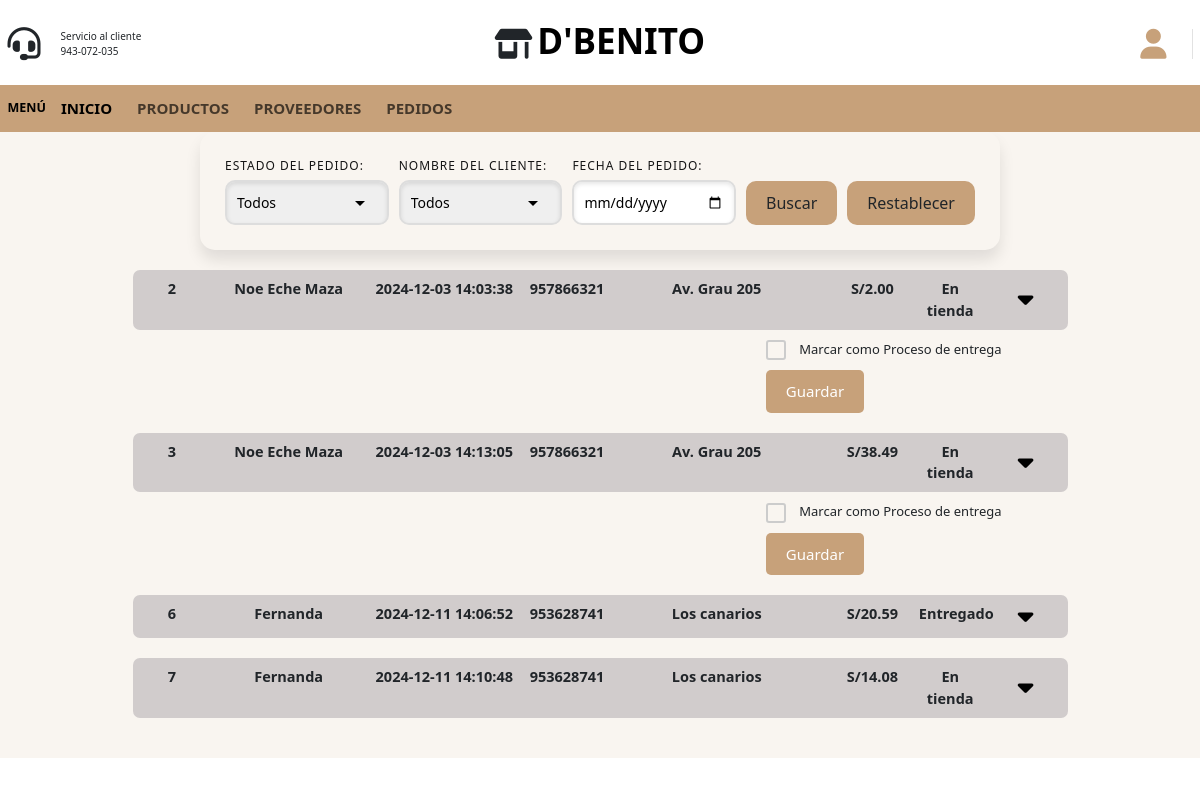
The app's page /Administrador/Pedidos/pedidos.php (signed in) with its own data.
### tables this page shows
CREATE TABLE `pedido` (
  `idpedido` int NOT NULL AUTO_INCREMENT,
  `idusuario` int DEFAULT NULL,
  `total` decimal(6,2) DEFAULT NULL,
  `estado` int DEFAULT NULL,
  `totalproductos` int DEFAULT NULL,
  `fecha` datetime DEFAULT NULL,
  PRIMARY KEY (`idpedido`),
  KEY `idusuario` (`idusuario`),
  CONSTRAINT `pedido_ibfk_1` FOREIGN KEY (`idusuario`) REFERENCES `usuario` (`idusuario`),
  CONSTRAINT `pedido_chk_1` CHECK ((`estado` between 0 and 3))
);

CREATE TABLE `usuario` (
  `idusuario` int NOT NULL AUTO_INCREMENT,
  `idrol` int DEFAULT NULL,
  `nombreusuario` varchar(100) DEFAULT NULL,
  `correousuario` varchar(80) DEFAULT NULL,
  `telefonousuario` int DEFAULT NULL,
  `direccionusuario` varchar(150) DEFAULT NULL,
  `usuario` varchar(80) DEFAULT NULL,
  `contrasena` varchar(80) DEFAULT NULL,
  PRIMARY KEY (`idusuario`),
  KEY `idrol` (`idrol`),
  CONSTRAINT `usuario_ibfk_1` FOREIGN KEY (`idrol`) REFERENCES `rol` (`idrol`),
  CONSTRAINT `usuario_chk_1` CHECK ((`telefonousuario` between 900000000 and 999999999))
);

### Administrador/Pedidos/filtrospedidos.php (called while the page is built, shortened)
<?php
$selected_date = isset($_POST['fecha']) ? $_POST['fecha'] : '';
?>

### Administrador/Pedidos/ListaPedidos.php (the view, shortened to what this page needs)
<?php
require '../../includes/conexion.php';
$sql = "
    SELECT
        p.idpedido,
        p.idusuario,
        p.total,
        p.estado,
        p.fecha,
        dp.nombreproducto,
        dp.preciodescuento,
        dp.cantidad AS cantidad_producto,
        u.nombreusuario,
        u.telefonousuario,
        u.direccionusuario
    FROM
        pedido p
    INNER JOIN
        detallespedido dp ON p.idpedido = dp.idpedido
    INNER JOIN
        usuario u ON p.idusuario = u.idusuario
    WHERE
        p.estado IN (1, 2, 3)
";
$sql .= " ORDER BY p.idpedido, dp.nombreproducto";
$result = $conn->query($sql);
$pedidoAnterior = null;
$productos = $preciosDescuento = $cantidades = "";
$nombreusuario = $telefonousuario = $direccionusuario = $idpedido = $total = $fecha = $estado = null;
if ($result->num_rows > 0) {
    while ($pedido = $result->fetch_assoc()) {
        if ($pedidoAnterior !== $pedido['idpedido']) {
            if ($pedidoAnterior !== null) {
                echo "
                <div class='row general'>
                    <div class='col-1 col-md-1 prueba'></div>
                    <div class='col-10 col-md-10 prueba'>
                        <div class='caja'>
                            <div class='row'>
                                <div class='col-1 col-md-1'>$pedidoAnterior</div>
                                <div class='col-2 col-md-2'>{$nombreusuario}</div>
                                <div class='col-2 col-md-2'>{$fecha}</div>
                                <div class='col-1 col-md-1'>{$telefonousuario}</div>
                                <div class='col-3 col-md-3'>{$direccionusuario}</div>
                                <div class='col-1 col-md-1'>S/{$total}</div>
                                <div class='col-1 col-md-1'>";
                                if ($estado == 1) {
                                    echo "En tienda";
                                } elseif ($estado == 2) {
                                    echo "En Proceso de entrega";
                                } elseif ($estado == 3) {
                                    echo "Entregado";
                                }
                                echo "</div>
                                <div class='col-1 col-md-1 boton'><button class='boton'><i class='fa-solid fa-caret-down'></i></button></div>
                            </div>
                        </div>";
                        if($estado == 1){
                            echo "<div class='estadopedido'>
                                    <div class='row'>
                                        <div class='col-4 col-md-4'></div>
                                        <div class='col-4 col-md-4'></div>
                                        <div class='col-4 col-md-4'>
                                            <form method='post'>
                                                <input type='hidden' name='idpedido' value='{$idpedido}'>
                                                <label><input type='checkbox' name='tienda_checkbox' class='custom-checkbox'> Marcar como Proceso de entrega</label>
                                                <button type='submit' class='btn btn-guardar'>Guardar</button>
                                            </form>
                                        </div>
                                    </div>
                                </div>";
                        }
                        echo "<div class='desplegable'>
                            <div class='row'>
                                <div class='col-7 col-md-7'>
                                    <div class='row productos'>
                                        <div class='col-12 col-md-12 titulosd'>Productos</div>
                                        $productos
                                    </div>
                                </div>
                                <div class='col-3 col-md-3'>
                                    <div class='col-12 col-md-12 titulosd'>Precio Uni</div>
                                    $preciosDescuento
                                </div>
                                <div class='col-2 col-md-2'>
                                    <div class='col-12 col-md-12 titulosd'>Cantidad</div>
                                    $cantidades
                                </div>
                            </div>
                        </div>
                    </div>
                    <div class='col-1 col-md-1 prueba'></div>
                </div>";
                $productos = $preciosDescuento = $cantidades = "";
            }
            $pedidoAnterior = $pedido['idpedido'];
            $nombreusuario = $pedido['nombreusuario'];
            $telefonousuario = $pedido['telefonousuario'];
            $direccionusuario = $pedido['direccionusuario'];
            $idpedido = $pedido['idpedido'];
            $total = $pedido['total'];
            $fecha = $pedido['fecha'];
            $estado = $pedido['estado'];
        }
        $productos .= "<div class='col-12 col-md-12'>{$pedido['nombreproducto']}</div>";
        $preciosDescuento .= "<div class='col-12 col-md-12'>S/. {$pedido['preciodescuento']}</div>";
        $cantidades .= "<div class='col-12 col-md-12'>{$pedido['cantidad_producto']}</div>";
    }
    echo "
    <div class='row general'>
        <div class='col-1 col-md-1 prueba'></div>
        <div class='col-10 col-md-10 prueba'>
            <div class='caja'>
                <div class='row'>
                    <div class='col-1 col-md-1'>$pedidoAnterior</div>
                    <div class='col-2 col-md-2'>{$nombreusuario}</div>
                    <div class='col-2 col-md-2'>{$fecha}</div>
                    <div class='col-1 col-md-1'>{$telefonousuario}</div>
                    <div class='col-3 col-md-3'>{$direccionusuario}</div>
                    <div class='col-1 col-md-1'>S/{$total}</div>
                    <div class='col-1 col-md-1'>";
                    if ($estado == 1) {
                        echo "En tienda";
                    } elseif ($estado == 2) {
                        echo "En Proceso de entrega";
                    } elseif ($estado == 3) {
                        echo "Entregado";
                    }
                    echo "</div>
                    <div class='col-1 col-md-1 boton'><button class='boton'><i class='fa-solid fa-caret-down'></i></button></div>
                </div>
            </div>";
        echo "<div class='desplegable'>
            <div class='row'>
                <div class='col-7 col-md-7'>
                    <div class='row productos'>
                        <div class='col-12 col-md-12 titulosd'>Productos</div>
                        $productos
                    </div>
                </div>
                <div class='col-3 col-md-3'>
                    <div class='col-12 col-md-12 titulosd'>Precio Uni</div>
                    $preciosDescuento
                </div>
                <div class='col-2 col-md-2'>
                    <div class='col-12 col-md-12 titulosd'>Cantidad</div>
                    $cantidades
                </div>
            </div>
        </div>
    </div>
    <div class='col-1 col-md-1 prueba'></div>
</div>";
} else {
    echo "No se encontraron resultados para los filtros seleccionados.";
}
?>

### Administrador/Pedidos/pedidos.php (shortened to what this page needs)
<!DOCTYPE html>
<html lang="en">
<head>
    <link href="https://cdn.jsdelivr.net/npm/bootstrap@5.3.3/dist/css/bootstrap.min.css" rel="stylesheet"
>
    <link rel="stylesheet" href="/assets/css/pedidosAdmi.css">
</head>
<body>
<?php include '../../Administrador/headerAdmin.php'; ?>
    <main>
    <?php include('filtrospedidos.php'); ?>
        <form method="post" action="" class="filtro" id="filterForm">
            <div class="form-group">
                <label for="estado">Estado del Pedido:</label>
                <select id="estado" name="estado">
                    <option value="">Todos</option>
                </select>
            </div>
            <div class="form-group">
                <label for="nombreusuario">Nombre del Cliente:</label>
                <select id="nombreusuario" name="nombreusuario">
                    <option value="">Todos</option>
                </select>
            </div>
            <div class="form-group">
                <label for="fecha">Fecha del Pedido:</label>
                <input type="date" id="fecha" name="fecha" value="<?php echo $selected_date; ?>">
            </div>
            <button type="submit" class="btn btn-guardar">Buscar</button>
            <button type="reset" class="btn btn-restablecer" onclick="resetFilters()">Restablecer</button>
        </form>
        <div class="container contenidoped">
            <?php
            include('ListaPedidos.php');
            ?>
        </div>
    </main>
</body>
</html>

### Administrador/headerAdmin.php (shortened to what this page needs)
 <div class="container-fluid encabezado">
    <div class="row align-items-center">
      <div class="col-4 col-md-4 izquierda">
        <i class="fa-solid fa-headset"></i>
        <div class="row">
          <div class="col-12 col-md-12">
            Servicio al cliente
          </div>
          <div class="col-12 col-md-12">
            943-072-035
          </div>
        </div>
      </div>
      <div class="col-4 col-md-4 centro">
        <div class="centro-contenido">
          <i class="fa-solid fa-shop"></i>
          <h1><a href='../pages/Principal.php'>D'BENITO</a></h1>
        </div>
      </div>
      <div class="col-4 col-md-4 col-lg-4 derecha text-right">
        <?php
        if (isset($_SESSION['usuario'])) {
          echo '
            <div class="user-icon">
              <i class="fa-solid fa-user" id="userIcon"></i>
            </div>';
        } else {
          echo '<a href="../pages/login.html"><i class="fa-solid fa-user"></i></a>';
        }
        ?>
      </div>
    </div>
  </div>
<nav class="navbar navbar-expand-lg">
    <div class="container-fluid">
        <a class="navbar-brand" href="#">Menú</a>
        <div class="collapse navbar-collapse" id="navbarSupportedContent">
            <ul class="navbar-nav me-auto mb-2 mb-lg-0">
                <li class="nav-item">
                    <a class="nav-link active" aria-current="page" href='../Inicio/indexAdmi.php'>Inicio</a>
                </li>
                <li class="nav-item">
                    <a class="nav-link" href='../Productos/productos.php'>Productos</a>
                </li>
                <li class="nav-item">
                    <a class="nav-link" href='../Proveedor/proveedor.php'>Proveedores</a>
                </li>
                <li class="nav-item">
                    <a class="nav-link" href='../Pedidos/pedidos.php'>Pedidos</a>
                </li>
            </ul>
        </div>
    </div>
</nav>

### assets/css/pedidosAdmi.css (style rules this page uses)
main { background-color: var(--background-color); }
.filtro { background-color: var(--light-color); border-radius: 15px; box-shadow: 0 10px 15px rgba(0, 0, 0, 0.1); padding: 2.5rem; margin: 0 auto; max-width: 800px; display: flex; align-items: flex-end; gap: 1rem; }
.filtro .form-group { flex: 1; }
.filtro label { font-size: 1.2rem; color: var(--dark-color); margin-bottom: 0.5rem; display: block; text-transform: uppercase; letter-spacing: 1px; }
.filtro select, .filtro input[type="date"] { font-size: 1.4rem; padding: 1rem; border: 2px solid #ddd; border-radius: 10px; width: 100%; box-shadow: inset 0 2px 4px rgba(0, 0, 0, 0.1); transition: border-color 0.3s ease; }
.filtro select { appearance: none; -webkit-appearance: none; -moz-appearance: none; background-repeat: no-repeat; background-position: right 1.5rem center; padding-right: 3rem; }
.filtro button { font-size: 1.6rem; padding: 1rem 2rem; background-color: var(--primary-color); color: var(--light-color); border: none; border-radius: 10px; cursor: pointer; transition: background-color 0.3s ease, transform 0.2s ease; }
.btn-restablecer { background-color: var(--primary-color); color: #fff; border: none; padding: 10px 20px; font-size: 1.5rem; border-radius: 5px; cursor: pointer; transition: background-color 0.3s ease; margin-top: 10px; }
.contenidoped { padding-top: 2rem; padding-bottom: 2rem; }
.caja { background-color: #d1cccc; padding: 0.8rem; border-radius: 7px; font-size: 1.45rem; font-weight: bold; text-align: center; }
.general { margin-bottom: 2rem; }
.boton { display: flex; justify-content: center; align-items: center; }
.boton button { margin-left: auto; margin-right: 20px; font-size: 2.5rem; border: none; background-color: #d1cccc; cursor: pointer; }
.boton button i { color: #000; }
.custom-checkbox { appearance: none; -webkit-appearance: none; -moz-appearance: none; width: 20px; height: 20px; border: 2px solid #ccc; border-radius: 3px; cursor: pointer; outline: none; position: relative; margin-right: 10px; display: inline-block; vertical-align: middle; }
.estadopedido { margin-top: 10px; }
.estadopedido label { font-size: 13px; }
.btn { font-size: 1.6rem; padding: 1rem 2rem; border: none; border-radius: 5px; cursor: pointer; transition: background-color 0.3s ease; }
.btn-guardar { background-color: var(--primary-color); color: #fff; border: none; padding: 10px 20px; font-size: 1.5rem; border-radius: 5px; cursor: pointer; transition: background-color 0.3s ease; margin-top: 10px; }

### assets/css/common.css (style rules this page uses)
:root { --primary-color: #c7a17a; --background-color: #f9f5f0; --dark-color: #151515; }
html { font-size: 62.5%; }
.container-fluid { max-width: 120rem; margin: 0 auto; }
.encabezado { padding-top: 20px; height: 85px; background-color: #fff; }
.izquierda { display: flex; align-items: center; gap: 2rem; }
.izquierda i { font-size: 3.3rem; }
.centro { display: flex; justify-content: center; align-items: center; }
.centro-contenido { display: flex; align-items: center; gap: .5rem; }
.centro i { font-size: 3rem; }
.centro h1 { font-weight: bold; font-size: 35px; }
.centro-contenido h1 a { text-decoration: none; color: #000; text-transform: uppercase; }
.derecha { display: flex; justify-content: flex-end; align-items: center; gap: 1rem; cursor: pointer; }
.derecha .fa-user { font-size: 3rem; color: var(--primary-color); padding-right: 2.5rem; border-right: 1px solid #e2e2e2; }
.navbar { font-size: 1.5rem; background-color: var(--primary-color); font-weight: bold; text-transform: uppercase; }
.navbar-brand, .nav-link, .navbar-toggler { line-height: 1.8; }
.navbar-nav .nav-item { margin-right: 1.5rem; }

### records on screen
pedido: idusuario.nombreusuario "Noe Eche Maza", idusuario.telefonousuario "957866321", idusuario.direccionusuario "Av. Grau 205", shows "En tienda", idpedido "3", fecha "2024-12-03 14:13:05", total "38.49"
pedido: idpedido "2", fecha "2024-12-03 14:03:38", total "2.00"
pedido: shows "En tienda", idpedido "6", fecha "2024-12-11 14:06:52", total "20.59"
usuario: nombreusuario "Noe Eche Maza", telefonousuario "957866321", direccionusuario "Av. Grau 205"
pedido: idusuario.nombreusuario "Fernanda", idusuario.telefonousuario "953628741", idusuario.direccionusuario "Los canarios", shows "Entregado", idpedido "7", fecha "2024-12-11 14:10:48", total "14.08"
usuario: nombreusuario "Fernanda", telefonousuario "953628741", direccionusuario "Los canarios"
